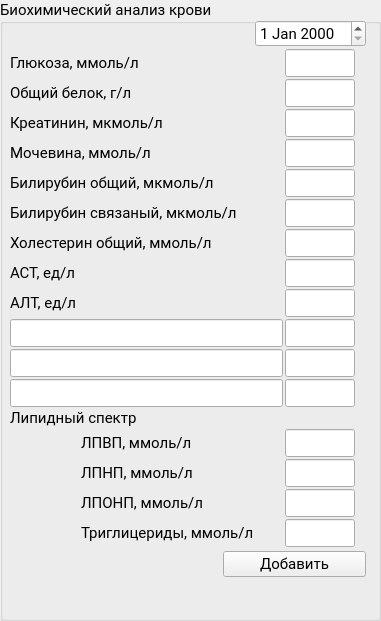
        <widget class="QGroupBox" name="groupBox_Bh">
         <property name="geometry">
          <rect>
           <x>10</x>
           <y>10</y>
           <width>381</width>
           <height>621</height>
          </rect>
         </property>
         <property name="font">
          <font>
           <family>Roboto</family>
           <pointsize>11</pointsize>
           <weight>50</weight>
           <bold>false</bold>
          </font>
         </property>
         <property name="title">
          <string>Биохимический анализ крови</string>
         </property>
         <widget class="QWidget" name="gridLayoutWidget_3">
          <property name="geometry">
           <rect>
            <x>10</x>
            <y>20</y>
            <width>356</width>
            <height>591</height>
           </rect>
          </property>
          <layout class="QGridLayout" name="gridLayout_3">
           <property name="spacing">
            <number>2</number>
           </property>
           <item row="0" column="3">
            <spacer name="horizontalSpacer_12">
             <property name="orientation">
              <enum>Qt::Horizontal</enum>
             </property>
             <property name="sizeType">
              <enum>QSizePolicy::Fixed</enum>
             </property>
             <property name="sizeHint" stdset="0">
              <size>
               <width>30</width>
               <height>20</height>
              </size>
             </property>
            </spacer>
           </item>
           <item row="10" column="5">
            <widget class="QLineEdit" name="lineEdit_bh_other_r_1">
             <property name="minimumSize">
              <size>
               <width>0</width>
               <height>28</height>
              </size>
             </property>
             <property name="maximumSize">
              <size>
               <width>70</width>
               <height>16777215</height>
              </size>
             </property>
             <property name="font">
              <font>
               <family>Roboto</family>
               <pointsize>11</pointsize>
               <weight>50</weight>
               <bold>false</bold>
              </font>
             </property>
            </widget>
           </item>
           <item row="1" column="0" colspan="4">
            <widget class="QLabel" name="label_bh_gluc">
             <property name="maximumSize">
              <size>
               <width>16777215</width>
               <height>33</height>
              </size>
             </property>
             <property name="font">
              <font>
               <family>Roboto</family>
               <pointsize>11</pointsize>
               <weight>50</weight>
               <bold>false</bold>
              </font>
             </property>
             <property name="text">
              <string>&lt;html&gt;&lt;head/&gt;&lt;body&gt;&lt;p&gt;Глюкоза, ммоль/л&lt;/p&gt;&lt;/body&gt;&lt;/html&gt;</string>
             </property>
            </widget>
           </item>
           <item row="1" column="4">
            <spacer name="horizontalSpacer_14">
             <property name="orientation">
              <enum>Qt::Horizontal</enum>
             </property>
             <property name="sizeType">
              <enum>QSizePolicy::Fixed</enum>
             </property>
             <property name="sizeHint" stdset="0">
              <size>
               <width>10</width>
               <height>20</height>
              </size>
             </property>
            </spacer>
           </item>
           <item row="16" column="5">
            <widget class="QLineEdit" name="lineEdit_LSp_lponp">
             <property name="minimumSize">
              <size>
               <width>0</width>
               <height>28</height>
              </size>
             </property>
             <property name="maximumSize">
              <size>
               <width>70</width>
               <height>16777215</height>
              </size>
             </property>
             <property name="font">
              <font>
               <family>Roboto</family>
               <pointsize>11</pointsize>
               <weight>50</weight>
               <bold>false</bold>
              </font>
             </property>
            </widget>
           </item>
           <item row="4" column="5">
            <widget class="QLineEdit" name="lineEdit_bh_mochevina">
             <property name="minimumSize">
              <size>
               <width>0</width>
               <height>28</height>
              </size>
             </property>
             <property name="maximumSize">
              <size>
               <width>70</width>
               <height>16777215</height>
              </size>
             </property>
             <property name="font">
              <font>
               <family>Roboto</family>
               <pointsize>11</pointsize>
               <weight>50</weight>
               <bold>false</bold>
              </font>
             </property>
            </widget>
           </item>
           <item row="16" column="1" colspan="4">
            <widget class="QLabel" name="label_LSp_lponp">
             <property name="maximumSize">
              <size>
               <width>16777215</width>
               <height>33</height>
              </size>
             </property>
             <property name="font">
              <font>
               <family>Roboto</family>
               <pointsize>11</pointsize>
               <weight>50</weight>
               <bold>false</bold>
              </font>
             </property>
             <property name="text">
              <string>&lt;html&gt;&lt;head/&gt;&lt;body&gt;&lt;p&gt;ЛПОНП, ммоль/л&lt;/p&gt;&lt;/body&gt;&lt;/html&gt;</string>
             </property>
            </widget>
           </item>
           <item row="8" column="0" colspan="5">
            <widget class="QLabel" name="label_bh_ast">
             <property name="maximumSize">
              <size>
               <width>16777215</width>
               <height>33</height>
              </size>
             </property>
             <property name="font">
              <font>
               <family>Roboto</family>
               <pointsize>11</pointsize>
               <weight>50</weight>
               <bold>false</bold>
              </font>
             </property>
             <property name="text">
              <string>&lt;html&gt;&lt;head/&gt;&lt;body&gt;&lt;p&gt;АСТ, ед/л&lt;/p&gt;&lt;/body&gt;&lt;/html&gt;</string>
             </property>
            </widget>
           </item>
           <item row="14" column="1" colspan="4">
            <widget class="QLabel" name="label_LSp_lpvp">
             <property name="maximumSize">
              <size>
               <width>16777215</width>
               <height>33</height>
              </size>
             </property>
             <property name="font">
              <font>
               <family>Roboto</family>
               <pointsize>11</pointsize>
               <weight>50</weight>
               <bold>false</bold>
              </font>
             </property>
             <property name="text">
              <string>&lt;html&gt;&lt;head/&gt;&lt;body&gt;&lt;p&gt;ЛПВП, ммоль/л&lt;/p&gt;&lt;/body&gt;&lt;/html&gt;</string>
             </property>
            </widget>
           </item>
           <item row="9" column="0" colspan="5">
            <widget class="QLabel" name="label_bh_alt">
             <property name="maximumSize">
              <size>
               <width>16777215</width>
               <height>33</height>
              </size>
             </property>
             <property name="font">
              <font>
               <family>Roboto</family>
               <pointsize>11</pointsize>
               <weight>50</weight>
               <bold>false</bold>
              </font>
             </property>
             <property name="text">
              <string>&lt;html&gt;&lt;head/&gt;&lt;body&gt;&lt;p&gt;АЛТ, ед/л&lt;/p&gt;&lt;/body&gt;&lt;/html&gt;</string>
             </property>
            </widget>
           </item>
           <item row="9" column="5">
            <widget class="QLineEdit" name="lineEdit_bh_alt">
             <property name="minimumSize">
              <size>
               <width>0</width>
               <height>28</height>
              </size>
             </property>
             <property name="maximumSize">
              <size>
               <width>70</width>
               <height>16777215</height>
              </size>
             </property>
             <property name="font">
              <font>
               <family>Roboto</family>
               <pointsize>11</pointsize>
               <weight>50</weight>
               <bold>false</bold>
              </font>
             </property>
            </widget>
           </item>
           <item row="13" column="0" colspan="5">
            <widget class="QLabel" name="label_lipid_spectr">
             <property name="maximumSize">
              <size>
               <width>16777215</width>
               <height>33</height>
              </size>
             </property>
             <property name="font">
              <font>
               <family>Roboto</family>
               <pointsize>11</pointsize>
               <weight>50</weight>
               <bold>false</bold>
              </font>
             </property>
             <property name="text">
              <string>&lt;html&gt;&lt;head/&gt;&lt;body&gt;&lt;p&gt;Липидный спектр&lt;/p&gt;&lt;/body&gt;&lt;/html&gt;</string>
             </property>
            </widget>
           </item>
           <item row="1" column="5">
            <widget class="QLineEdit" name="lineEdit_bh_gluc">
             <property name="minimumSize">
              <size>
               <width>0</width>
               <height>28</height>
              </size>
             </property>
             <property name="maximumSize">
              <size>
               <width>70</width>
               <height>16777215</height>
              </size>
             </property>
             <property name="font">
              <font>
               <family>Roboto</family>
               <pointsize>11</pointsize>
               <weight>50</weight>
               <bold>false</bold>
              </font>
             </property>
            </widget>
           </item>
           <item row="11" column="5">
            <widget class="QLineEdit" name="lineEdit_bh_other_r_2">
             <property name="minimumSize">
              <size>
               <width>0</width>
               <height>28</height>
              </size>
             </property>
             <property name="maximumSize">
              <size>
               <width>70</width>
               <height>16777215</height>
              </size>
             </property>
             <property name="font">
              <font>
               <family>Roboto</family>
               <pointsize>11</pointsize>
               <weight>50</weight>
               <bold>false</bold>
              </font>
             </property>
            </widget>
           </item>
           <item row="5" column="5">
            <widget class="QLineEdit" name="lineEdit_bh_Bilirubin_main">
             <property name="minimumSize">
              <size>
               <width>0</width>
               <height>28</height>
              </size>
             </property>
             <property name="maximumSize">
              <size>
               <width>70</width>
               <height>16777215</height>
              </size>
             </property>
             <property name="font">
              <font>
               <family>Roboto</family>
               <pointsize>11</pointsize>
               <weight>50</weight>
               <bold>false</bold>
              </font>
             </property>
            </widget>
           </item>
           <item row="4" column="0" colspan="5">
            <widget class="QLabel" name="label_bh_mochevina">
             <property name="maximumSize">
              <size>
               <width>16777215</width>
               <height>33</height>
              </size>
             </property>
             <property name="font">
              <font>
               <family>Roboto</family>
               <pointsize>11</pointsize>
               <weight>50</weight>
               <bold>false</bold>
              </font>
             </property>
             <property name="text">
              <string>&lt;html&gt;&lt;head/&gt;&lt;body&gt;&lt;p&gt;Мочевина, ммоль/л&lt;/p&gt;&lt;/body&gt;&lt;/html&gt;</string>
             </property>
            </widget>
           </item>
           <item row="17" column="5">
            <widget class="QLineEdit" name="lineEdit_LSp_triglic">
             <property name="minimumSize">
              <size>
               <width>0</width>
               <height>28</height>
              </size>
             </property>
             <property name="maximumSize">
              <size>
               <width>70</width>
               <height>16777215</height>
              </size>
             </property>
             <property name="font">
              <font>
               <family>Roboto</family>
               <pointsize>11</pointsize>
               <weight>50</weight>
               <bold>false</bold>
              </font>
             </property>
            </widget>
           </item>
           <item row="8" column="5">
            <widget class="QLineEdit" name="lineEdit_bh_ast">
             <property name="minimumSize">
              <size>
               <width>0</width>
               <height>28</height>
              </size>
             </property>
             <property name="maximumSize">
              <size>
               <width>70</width>
               <height>16777215</height>
              </size>
             </property>
             <property name="font">
              <font>
               <family>Roboto</family>
               <pointsize>11</pointsize>
               <weight>50</weight>
               <bold>false</bold>
              </font>
             </property>
            </widget>
           </item>
           <item row="2" column="0" colspan="5">
            <widget class="QLabel" name="label_bh_protein">
             <property name="maximumSize">
              <size>
               <width>16777215</width>
               <height>33</height>
              </size>
             </property>
             <property name="font">
              <font>
               <family>Roboto</family>
               <pointsize>11</pointsize>
               <weight>50</weight>
               <bold>false</bold>
              </font>
             </property>
             <property name="text">
              <string>&lt;html&gt;&lt;head/&gt;&lt;body&gt;&lt;p&gt;Общий белок, г/л&lt;/p&gt;&lt;/body&gt;&lt;/html&gt;</string>
             </property>
            </widget>
           </item>
           <item row="14" column="5">
            <widget class="QLineEdit" name="lineEdit_LSp_lpvp">
             <property name="minimumSize">
              <size>
               <width>0</width>
               <height>28</height>
              </size>
             </property>
             <property name="maximumSize">
              <size>
               <width>70</width>
               <height>16777215</height>
              </size>
             </property>
             <property name="font">
              <font>
               <family>Roboto</family>
               <pointsize>11</pointsize>
               <weight>50</weight>
               <bold>false</bold>
              </font>
             </property>
            </widget>
           </item>
           <item row="7" column="0" colspan="5">
            <widget class="QLabel" name="label_bh_holesterin">
             <property name="maximumSize">
              <size>
               <width>16777215</width>
               <height>33</height>
              </size>
             </property>
             <property name="font">
              <font>
               <family>Roboto</family>
               <pointsize>11</pointsize>
               <weight>50</weight>
               <bold>false</bold>
              </font>
             </property>
             <property name="text">
              <string>&lt;html&gt;&lt;head/&gt;&lt;body&gt;&lt;p&gt;Холестерин общий, ммоль/л&lt;/p&gt;&lt;/body&gt;&lt;/html&gt;</string>
             </property>
            </widget>
           </item>
           <item row="17" column="1" colspan="4">
            <widget class="QLabel" name="label_LSp_triglic">
             <property name="maximumSize">
              <size>
               <width>16777215</width>
               <height>33</height>
              </size>
             </property>
             <property name="font">
              <font>
               <family>Roboto</family>
               <pointsize>11</pointsize>
               <weight>50</weight>
               <bold>false</bold>
              </font>
             </property>
             <property name="text">
              <string>&lt;html&gt;&lt;head/&gt;&lt;body&gt;&lt;p&gt;Триглицериды, ммоль/л&lt;/p&gt;&lt;/body&gt;&lt;/html&gt;</string>
             </property>
            </widget>
           </item>
           <item row="5" column="0" colspan="5">
            <widget class="QLabel" name="label_bh_Bilirubin_main">
             <property name="maximumSize">
              <size>
               <width>16777215</width>
               <height>33</height>
              </size>
             </property>
             <property name="font">
              <font>
               <family>Roboto</family>
               <pointsize>11</pointsize>
               <weight>50</weight>
               <bold>false</bold>
              </font>
             </property>
             <property name="text">
              <string>&lt;html&gt;&lt;head/&gt;&lt;body&gt;&lt;p&gt;Билирубин общий, мкмоль/л&lt;/p&gt;&lt;/body&gt;&lt;/html&gt;</string>
             </property>
            </widget>
           </item>
           <item row="3" column="5">
            <widget class="QLineEdit" name="lineEdit_bh_creatinin">
             <property name="minimumSize">
              <size>
               <width>0</width>
               <height>28</height>
              </size>
             </property>
             <property name="maximumSize">
              <size>
               <width>70</width>
               <height>16777215</height>
              </size>
             </property>
             <property name="font">
              <font>
               <family>Roboto</family>
               <pointsize>11</pointsize>
               <weight>50</weight>
               <bold>false</bold>
              </font>
             </property>
            </widget>
           </item>
           <item row="18" column="2" rowspan="2">
            <spacer name="verticalSpacer_3">
             <property name="orientation">
              <enum>Qt::Vertical</enum>
             </property>
             <property name="sizeHint" stdset="0">
              <size>
               <width>20</width>
               <height>40</height>
              </size>
             </property>
            </spacer>
           </item>
           <item row="12" column="5">
            <widget class="QLineEdit" name="lineEdit_bh_other_r_3">
             <property name="minimumSize">
              <size>
               <width>0</width>
               <height>28</height>
              </size>
             </property>
             <property name="maximumSize">
              <size>
               <width>70</width>
               <height>16777215</height>
              </size>
             </property>
             <property name="font">
              <font>
               <family>Roboto</family>
               <pointsize>11</pointsize>
               <weight>50</weight>
               <bold>false</bold>
              </font>
             </property>
            </widget>
           </item>
           <item row="19" column="3" colspan="3">
            <widget class="QPushButton" name="pushButton_add_BhAK">
             <property name="font">
              <font>
               <family>Roboto</family>
               <pointsize>11</pointsize>
               <weight>50</weight>
               <bold>false</bold>
              </font>
             </property>
             <property name="text">
              <string>Добавить</string>
             </property>
            </widget>
           </item>
           <item row="7" column="5">
            <widget class="QLineEdit" name="lineEdit_bh_holesterin">
             <property name="minimumSize">
              <size>
               <width>0</width>
               <height>28</height>
              </size>
             </property>
             <property name="maximumSize">
              <size>
               <width>70</width>
               <height>16777215</height>
              </size>
             </property>
             <property name="font">
              <font>
               <family>Roboto</family>
               <pointsize>11</pointsize>
               <weight>50</weight>
               <bold>false</bold>
              </font>
             </property>
            </widget>
           </item>
           <item row="15" column="5">
            <widget class="QLineEdit" name="lineEdit_LSp_lpnp">
             <property name="minimumSize">
              <size>
               <width>0</width>
               <height>28</height>
              </size>
             </property>
             <property name="maximumSize">
              <size>
               <width>70</width>
               <height>16777215</height>
              </size>
             </property>
             <property name="font">
              <font>
               <family>Roboto</family>
               <pointsize>11</pointsize>
               <weight>50</weight>
               <bold>false</bold>
              </font>
             </property>
            </widget>
           </item>
           <item row="3" column="0" colspan="5">
            <widget class="QLabel" name="label_bh_creatinin">
             <property name="maximumSize">
              <size>
               <width>16777215</width>
               <height>33</height>
              </size>
             </property>
             <property name="font">
              <font>
               <family>Roboto</family>
               <pointsize>11</pointsize>
               <weight>50</weight>
               <bold>false</bold>
              </font>
             </property>
             <property name="text">
              <string>&lt;html&gt;&lt;head/&gt;&lt;body&gt;&lt;p&gt;Креатинин, мкмоль/л&lt;/p&gt;&lt;/body&gt;&lt;/html&gt;</string>
             </property>
            </widget>
           </item>
           <item row="6" column="5">
            <widget class="QLineEdit" name="lineEdit_bh_Bilirubin_svyaz">
             <property name="minimumSize">
              <size>
               <width>0</width>
               <height>28</height>
              </size>
             </property>
             <property name="maximumSize">
              <size>
               <width>70</width>
               <height>16777215</height>
              </size>
             </property>
             <property name="font">
              <font>
               <family>Roboto</family>
               <pointsize>11</pointsize>
               <weight>50</weight>
               <bold>false</bold>
              </font>
             </property>
            </widget>
           </item>
           <item row="15" column="1" colspan="4">
            <widget class="QLabel" name="label_LSp_lpnp">
             <property name="maximumSize">
              <size>
               <width>16777215</width>
               <height>33</height>
              </size>
             </property>
             <property name="font">
              <font>
               <family>Roboto</family>
               <pointsize>11</pointsize>
               <weight>50</weight>
               <bold>false</bold>
              </font>
             </property>
             <property name="text">
              <string>&lt;html&gt;&lt;head/&gt;&lt;body&gt;&lt;p&gt;ЛПНП, ммоль/л&lt;/p&gt;&lt;/body&gt;&lt;/html&gt;</string>
             </property>
            </widget>
           </item>
           <item row="2" column="5">
            <widget class="QLineEdit" name="lineEdit_bh_protein">
             <property name="minimumSize">
              <size>
               <width>0</width>
               <height>28</height>
              </size>
             </property>
             <property name="maximumSize">
              <size>
               <width>70</width>
               <height>16777215</height>
              </size>
             </property>
             <property name="font">
              <font>
               <family>Roboto</family>
               <pointsize>11</pointsize>
               <weight>50</weight>
               <bold>false</bold>
              </font>
             </property>
            </widget>
           </item>
           <item row="6" column="0" colspan="5">
            <widget class="QLabel" name="label_bh_Bilirubin_svyaz">
             <property name="maximumSize">
              <size>
               <width>16777215</width>
               <height>33</height>
              </size>
             </property>
             <property name="font">
              <font>
               <family>Roboto</family>
               <pointsize>11</pointsize>
               <weight>50</weight>
               <bold>false</bold>
              </font>
             </property>
             <property name="text">
              <string>&lt;html&gt;&lt;head/&gt;&lt;body&gt;&lt;p&gt;Билирубин связаный, мкмоль/л&lt;/p&gt;&lt;/body&gt;&lt;/html&gt;</string>
             </property>
            </widget>
           </item>
           <item row="0" column="4" colspan="2">
            <widget class="QDateEdit" name="dateEdit_BhAK">
             <property name="font">
              <font>
               <family>Roboto</family>
               <pointsize>11</pointsize>
               <weight>50</weight>
               <bold>false</bold>
              </font>
             </property>
            </widget>
           </item>
           <item row="20" column="0" colspan="6">
            <widget class="QLabel" name="label_BhAK_report">
             <property name="maximumSize">
              <size>
               <width>16777215</width>
               <height>33</height>
              </size>
             </property>
             <property name="font">
              <font>
               <family>Roboto</family>
               <pointsize>11</pointsize>
               <weight>50</weight>
               <bold>false</bold>
              </font>
             </property>
             <property name="text">
              <string>&lt;html&gt;&lt;head/&gt;&lt;body&gt;&lt;p&gt;&lt;br/&gt;&lt;/p&gt;&lt;/body&gt;&lt;/html&gt;</string>
             </property>
            </widget>
           </item>
           <item row="10" column="0" colspan="5">
            <widget class="QLineEdit" name="lineEdit_bh_other_1">
             <property name="minimumSize">
              <size>
               <width>0</width>
               <height>28</height>
              </size>
             </property>
             <property name="maximumSize">
              <size>
               <width>16777215</width>
               <height>16777215</height>
              </size>
             </property>
             <property name="font">
              <font>
               <family>Roboto</family>
               <pointsize>11</pointsize>
               <weight>50</weight>
               <bold>false</bold>
              </font>
             </property>
            </widget>
           </item>
           <item row="11" column="0" colspan="5">
            <widget class="QLineEdit" name="lineEdit_bh_other_2">
             <property name="minimumSize">
              <size>
               <width>0</width>
               <height>28</height>
              </size>
             </property>
             <property name="maximumSize">
              <size>
               <width>16777215</width>
               <height>16777215</height>
              </size>
             </property>
             <property name="font">
              <font>
               <family>Roboto</family>
               <pointsize>11</pointsize>
               <weight>50</weight>
               <bold>false</bold>
              </font>
             </property>
            </widget>
           </item>
           <item row="12" column="0" colspan="5">
            <widget class="QLineEdit" name="lineEdit_bh_other_3">
             <property name="minimumSize">
              <size>
               <width>0</width>
               <height>28</height>
              </size>
             </property>
             <property name="maximumSize">
              <size>
               <width>16777215</width>
               <height>16777215</height>
              </size>
             </property>
             <property name="font">
              <font>
               <family>Roboto</family>
               <pointsize>11</pointsize>
               <weight>50</weight>
               <bold>false</bold>
              </font>
             </property>
            </widget>
           </item>
          </layout>
         </widget>
        </widget>
